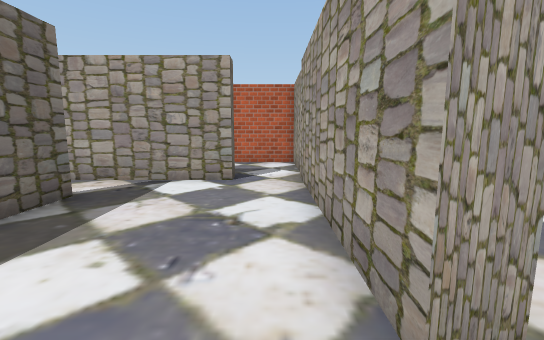
[1] (above)

24 first-person views from a walk through a scene from a Unity 3-D project. The camera is 1.2 m above the floor, tilts 8° down and sees 90° across. The floor is counted in squares, 1 m on a side. Each view is taken from the middle of a square. On the plan, view 1 faces up. The plan holds only what a view shows up to about 13 squares ahead; the rest is blank. The player is left out. Door leaves are left out, so doorways stand open. Some surface patterns are stand-ins.

[2]
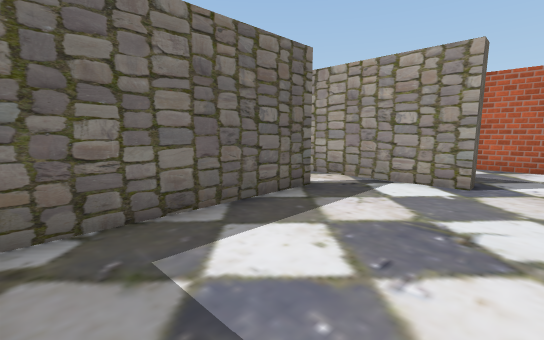

[3]
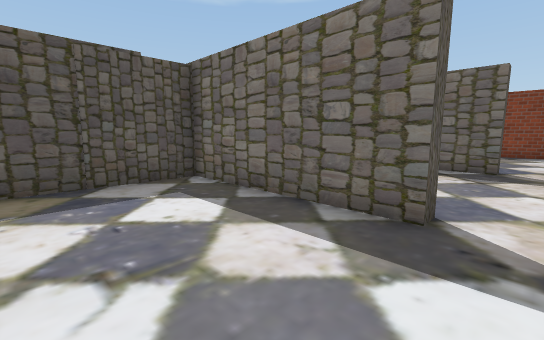

[4]
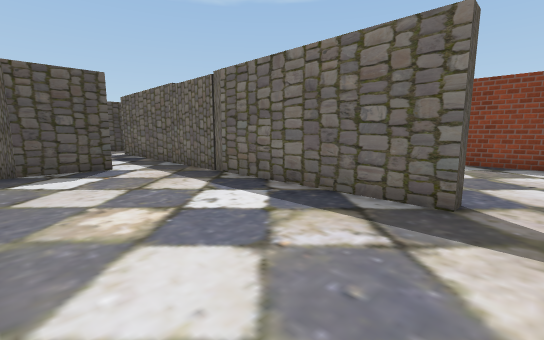

[5]
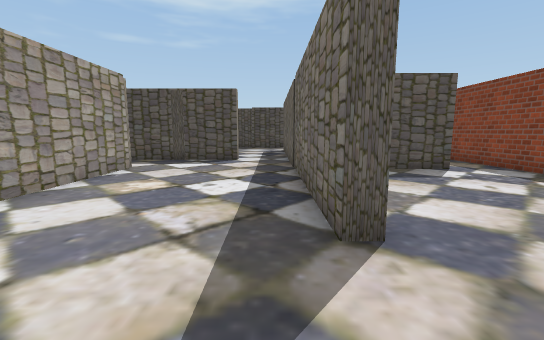

[6]
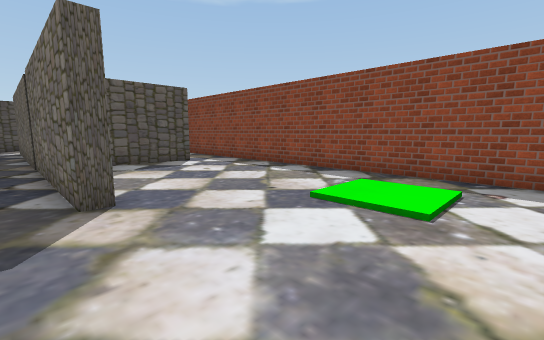

[7]
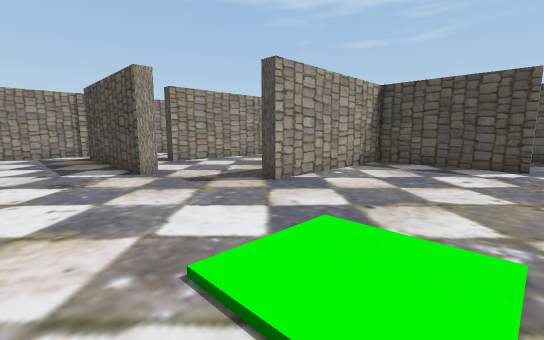

[8]
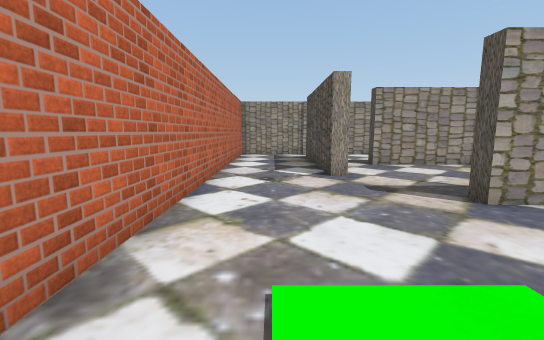

[9]
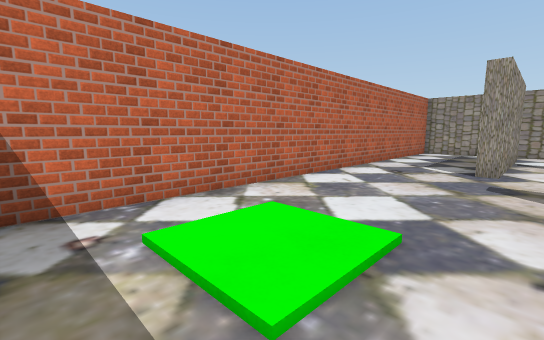

[10]
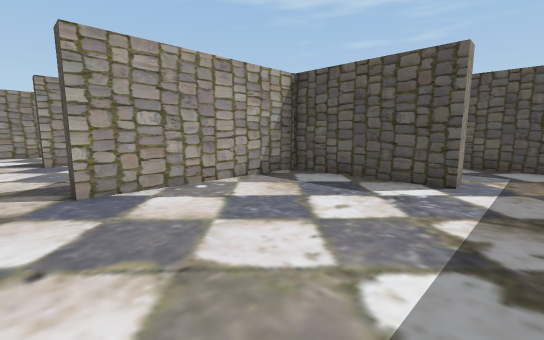

[11]
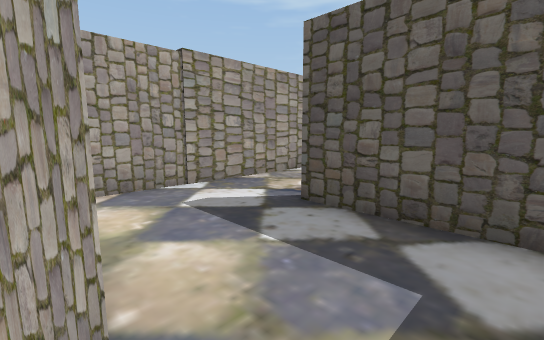

[12]
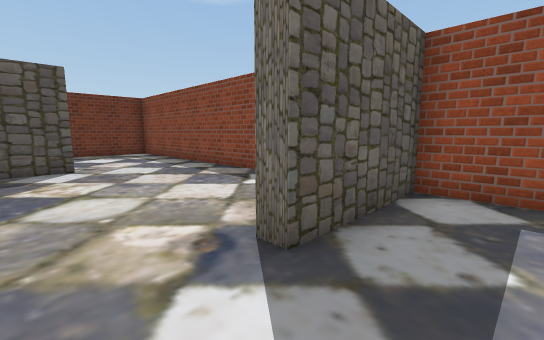

[13]
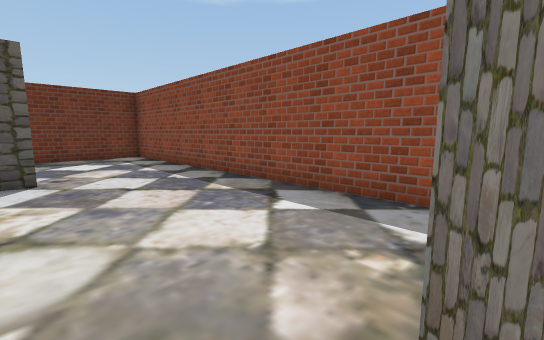

[14]
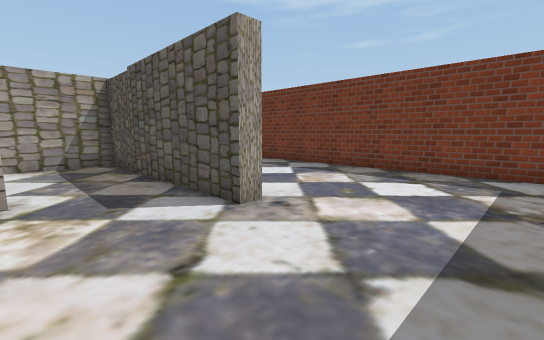

[15]
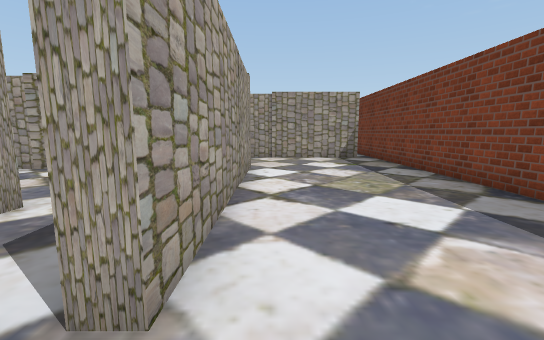

[16]
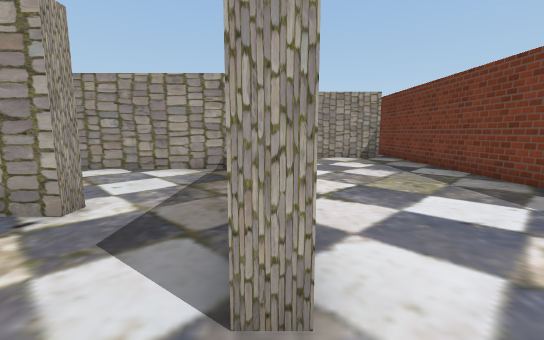

[17]
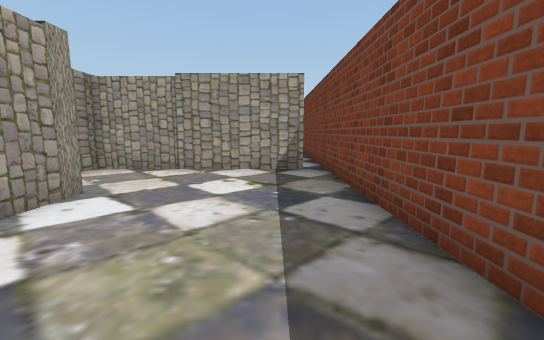

[18]
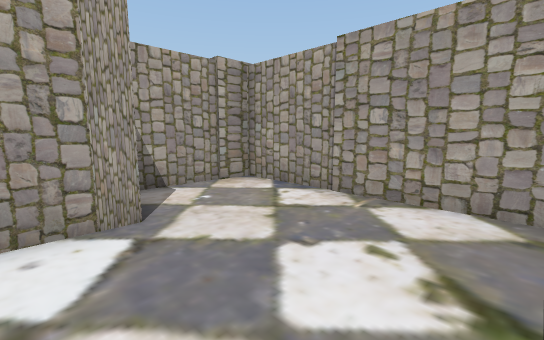

[19]
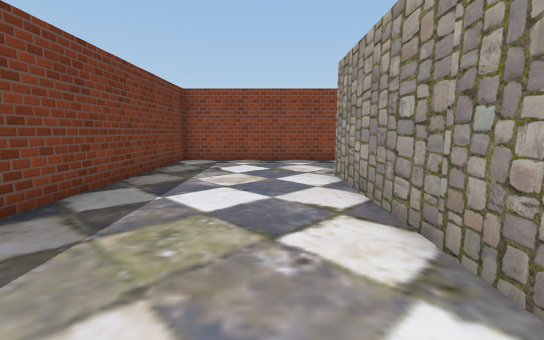

[20]
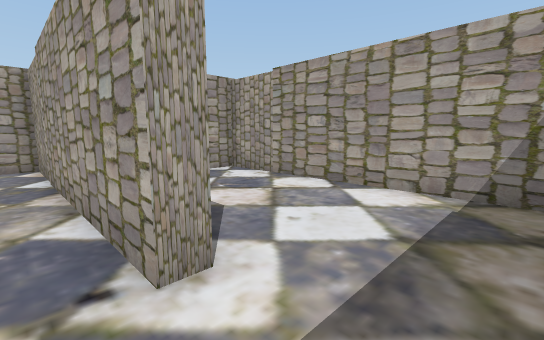

[21]
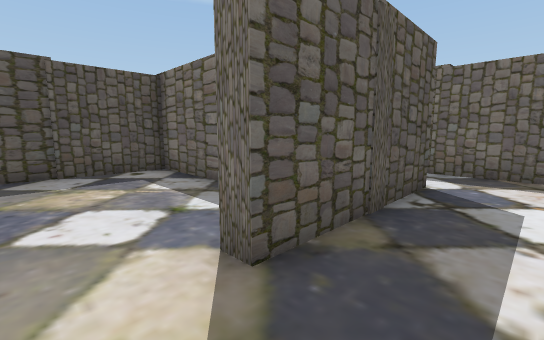

[22]
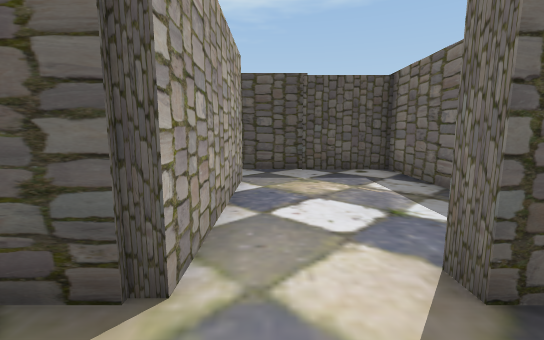

[23]
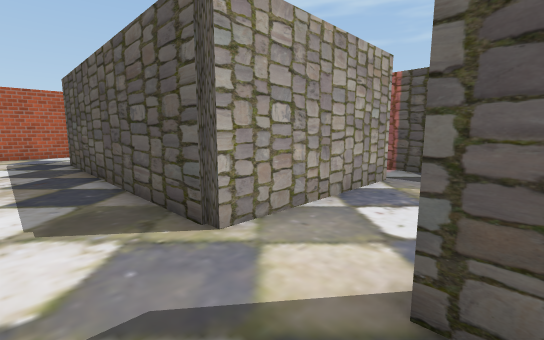

[24]
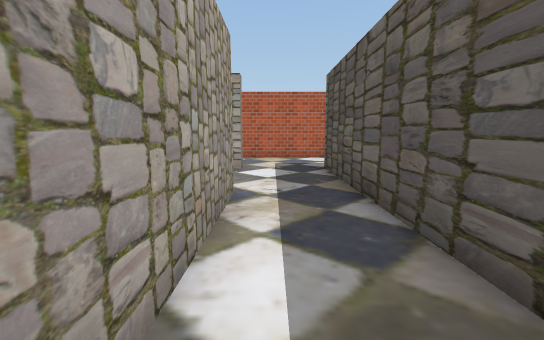

### Floor plan
Points are (right, up) in squares from view 1. A wall is a line through its corners. A room is listed if a view was taken in it or the views show most of it. See-through windows are left out.
Room 1 (views 1, 2, 3)
walls: (-4.3, 5.1) (-3.7, 5.1) (-3.7, -0.7) (0.1, -0.7); (0.8, 1.2) (0.8, 7.5); (-1, 7.2) (-1, 6.8) (-4.5, 6.8)
ways out: opening at (-4, 6) to room 2; opening at (-0.5, 7) to room 3; opening at (1, 0.5) to room 6
Room 2 (view 4)
walls: (-4.3, -1.2) (-4.3, 5.1); (-9.8, 5.1) (-9.8, -4.4); (-7.5, -4.2) (-7.5, -3.8) (-4.5, -3.8); (-4.5, 6.8) (-7, 6.8)
ways out: opening at (-4, 6) to room 1; opening at (-8.5, 5.5) to room 3; opening at (-8.5, -4) to room 5; opening at (-3.5, -2.5) to room 6
Room 3 (views 5, 6, 7, 8, 9, 10)
walls: (-7, 6.8) (-7, 7.2) (-1, 7.2); (-16.8, 10.1) (-16.8, -0.6); (-14.8, -0.7) (-10.2, -0.7) (-10.2, 5.1) (-9.8, 5.1); (0.8, 7.5) (0.8, 10.7) (-16.1, 10.7)
ways out: opening at (-0.5, 7) to room 1; opening at (-8.5, 5.5) to room 2; opening at (-15.5, -1) to room 4
Room 4 (views 11, 12, 13)
walls: (-14.8, -1.4) (-14.8, -0.7); (-16.8, -0.6) (-16.8, -4.8) (-13, -4.8) (-13, -5.2); (-10.2, -5.5) (-10.2, -1.3) (-11.1, -1.3)
ways out: opening at (-15.5, -1) to room 3; opening at (-11.5, -5) to room 5
Room 5 (views 14, 15, 16, 17, 18, 19, 20)
walls: (-9.6, -10) (-10.2, -10) (-10.2, -5.5); (-4.6, -13.3) (-12.5, -13.3) (-12.5, -12.8) (-5.2, -12.8) (-5.2, -4.3) (-6.2, -4.3); (-9.8, -4.4) (-9.8, -7.9); (-16.8, -6.1) (-16.8, -18.8) (-1, -18.8); (-1.2, -18.1) (-1.2, -11.2) (-4.1, -11.2)
ways out: opening at (-8.5, -4) to room 2; opening at (-11.5, -5) to room 4; gap at (-1, -18)
Room 6 (views 21, 22, 23, 24)
walls: (9.2, -1) (8.8, -1); (5.2, -1.3) (0.6, -1.3); (1.4, 1.2) (0.8, 1.2); (12.7, -4.5) (12.7, -0.6); (-0.3, -3.8) (9.1, -3.8); (-4.5, -3.8) (-2.5, -3.8) (-2.5, -4.2)
ways out: opening at (1, 0.5) to room 1; opening at (-3.5, -2.5) to room 2; opening at (-1.5, -4) to room 7
Room 7 (no view inside)
walls: (-4.8, -7.5) (-4.8, -10.7) (-0.4, -10.7); (-0.3, -8.9) (-0.3, -3.8)
ways out: opening at (-1.5, -4) to room 6; opening at (0, -9.5)

Where each view was taken, in squares from view 1:
view 1: 0 up, 0 right, facing up
view 2: 0 up, 0 right, facing up-left
view 3: 6 up, 0 right, facing down-left
view 4: 6 up, 5 left, facing down-left
view 5: 8 up, 9 left, facing down
view 6: 10 up, 9 left, facing down-left
view 7: 10 up, 15 left, facing down-right
view 8: 9 up, 15 left, facing right
view 9: 6 up, 16 left, facing up-right
view 10: 6 up, 16 left, facing down-right
view 11: 1 down, 16 left, facing down-right
view 12: 3 down, 11 left, facing down-left
view 13: 5 down, 12 left, facing down-left
view 14: 10 down, 16 left, facing down-right
view 15: 14 down, 14 left, facing right
view 16: 13 down, 14 left, facing right
view 17: 17 down, 10 left, facing right
view 18: 17 down, 6 left, facing up-right
view 19: 15 down, 5 left, facing left
view 20: 12 down, 11 left, facing up-right
view 21: 2 down, 1 left, facing down-left
view 22: 2 down, 1 left, facing down
view 23: 2 down, 3 left, facing down-right
view 24: 2 down, 0 right, facing right
